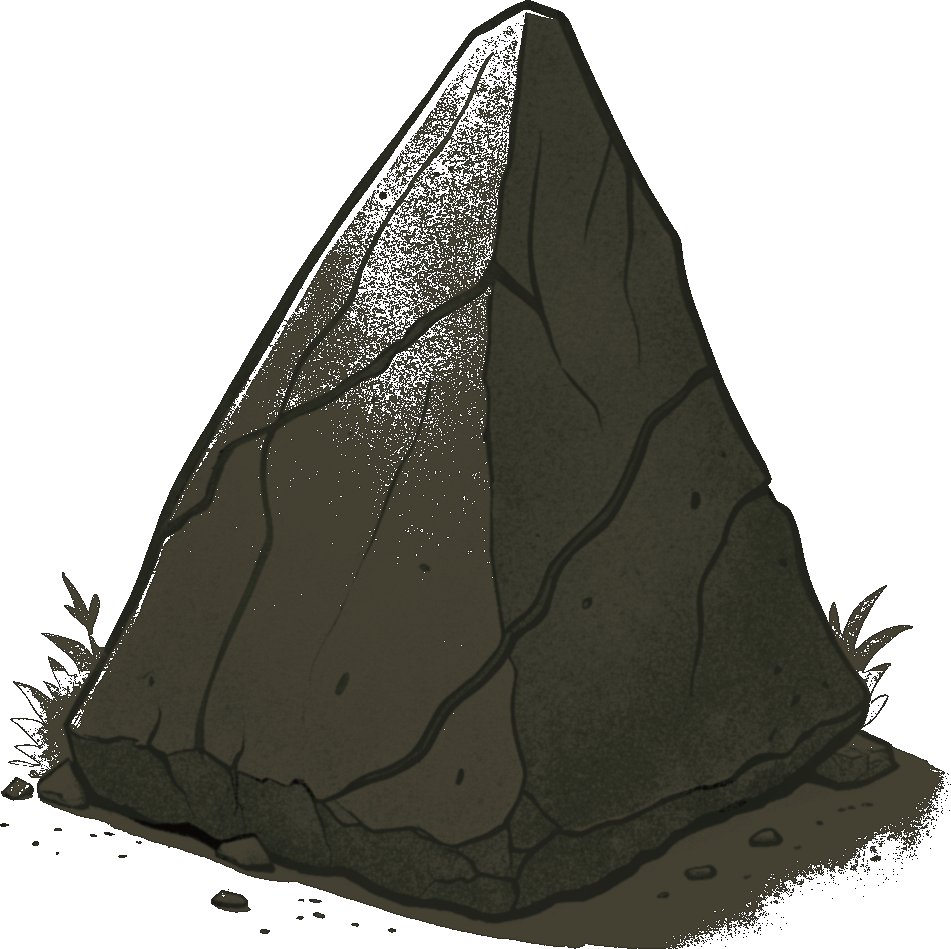
#> input picture assets/images/rocks/rock-bottom.png, 951 x 949 px
$ python derive-rock-variants.py
#> lines starting #> are read from the running program, lines starting #| are printed output that depends on the picture
#!/usr/bin/env python3
"""Derive rock-top / rock-left variants from rock-bottom (same art, no extra AI)."""

from __future__ import annotations

from pathlib import Path

from PIL import Image

ROOT = Path(__file__).resolve().parents[1] / 'assets/images/rocks'
SRC = ROOT / 'rock-bottom.png'


def luminance(r: int, g: int, b: int) -> float:
    return (0.299 * r + 0.587 * g + 0.114 * b) / 255


def is_vegetation(r: int, g: int, b: int) -> bool:
    if r > 200 and g > 200 and b > 180:
        return True
    return g > r + 4 and g > b + 2 and g > 45


def is_ground(r: int, g: int, b: int) -> bool:
    return r > 150 and g > 120 and b > 80 and r > b + 15


def save(img: Image.Image, name: str) -> None:
    bbox = img.getbbox()
    if bbox:
        img = img.crop(bbox)
    out = ROOT / name
    img.save(out, 'PNG', optimize=True)
    print(f'Wrote {out} ({img.size[0]}x{img.size[1]})')


def strip_edge_flora(img: Image.Image, edge: str, ratio: float = 0.1) -> Image.Image:
    px = img.load()
    w, h = img.size
    band = int(h * ratio) if edge in ('top', 'bottom') else int(w * ratio)

    if edge == 'top':
        ys = range(0, band)
    elif edge == 'bottom':
        ys = range(h - band, h)
    else:
        ys = range(h)

    for y in ys:
        for x in range(w):
            r, g, b, a = px[x, y]
            if a == 0:
                continue
            if is_vegetation(r, g, b) or (is_ground(r, g, b) and luminance(r, g, b) > 0.12):
                px[x, y] = (0, 0, 0, 0)

    return img


def make_left(img: Image.Image) -> Image.Image:
    # Point right, base left — attaches to the left wall.
    return img.rotate(-90, expand=True, resample=Image.Resampling.BICUBIC)


def main() -> None:
    base = Image.open(SRC).convert('RGBA')
#> base is the input picture: PIL image 951x949 RGBA; mean R, G, B, A 29.4, 28.7, 22.4, 132.5

    top = base.transpose(Image.Transpose.FLIP_TOP_BOTTOM)
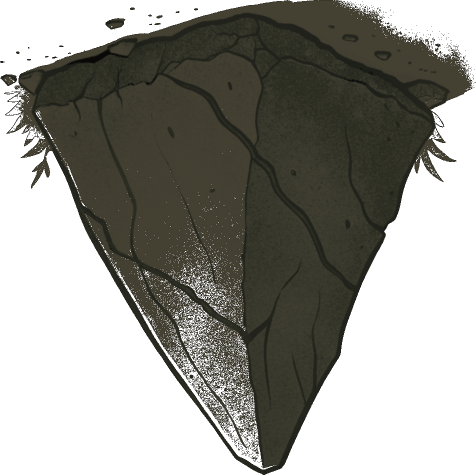
#> top: PIL image 951x949 RGBA (shown at 1/2 size); mean R, G, B, A 29.4, 28.7, 22.4, 132.5; transparent parts drawn white
    top = strip_edge_flora(top, 'top', 0.08)
    save(top, 'rock-top.png')
#> in save, `bbox = img.getbbox()`: bbox = (0, 0, 951, 949)
#| Wrote assets/images/rocks/rock-top.png (951x949)

    save(make_left(base), 'rock-left.png')
#> in make_left, `return img.rotate(-90, expand=True, resample=Image.Resampling.BICUBIC)`:
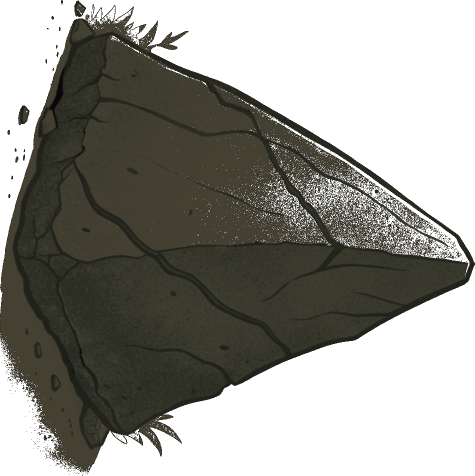
#> returned value: PIL image 949x951 RGBA (shown at 1/2 size); mean R, G, B, A 29.4, 28.7, 22.4, 132.5; transparent parts drawn white
#| Wrote assets/images/rocks/rock-left.png (949x951)
    save(make_left(base).transpose(Image.Transpose.FLIP_TOP_BOTTOM), 'rock-left-2.png')
#> call 3 of save, with name = 'rock-left-2.png'
#> in save (call 3), `img = img.crop(bbox)`:
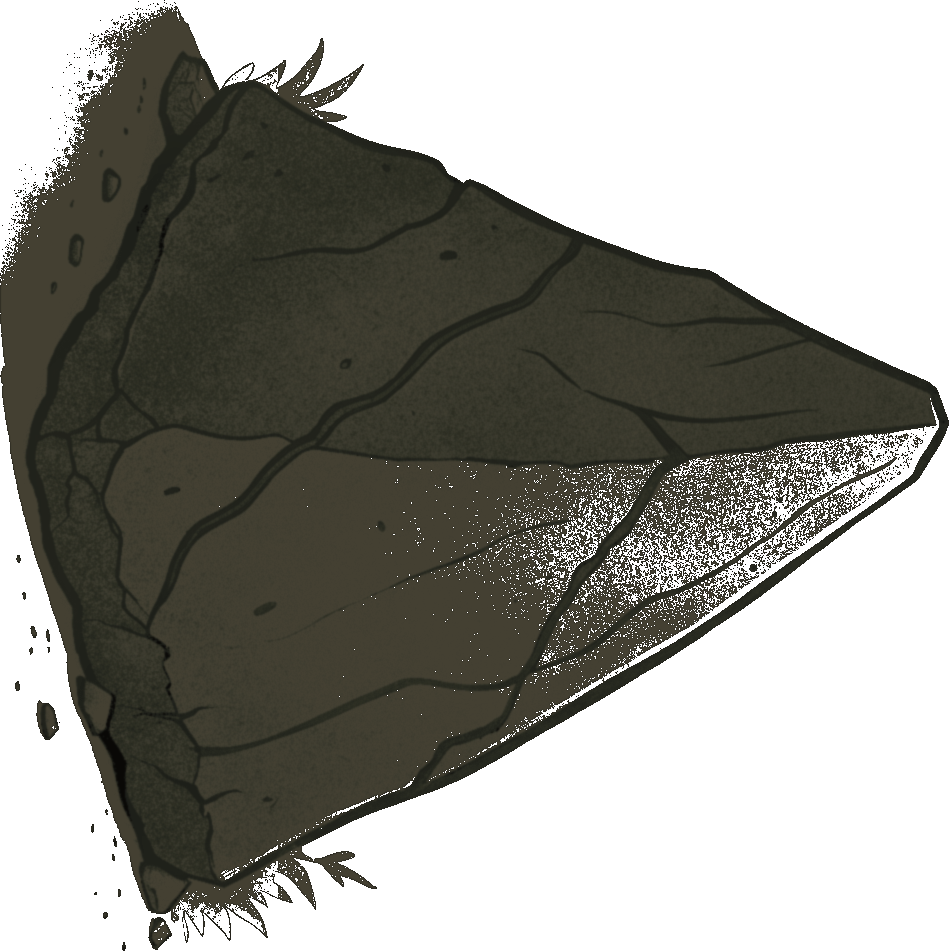
#> img: PIL image 949x951 RGBA; mean R, G, B, A 29.4, 28.7, 22.4, 132.5; transparent parts drawn white
#| Wrote assets/images/rocks/rock-left-2.png (949x951)


if __name__ == '__main__':
    main()

$ run again, with assets/images/rocks/rock-left-2-raw.png copied over assets/images/rocks/rock-bottom.png
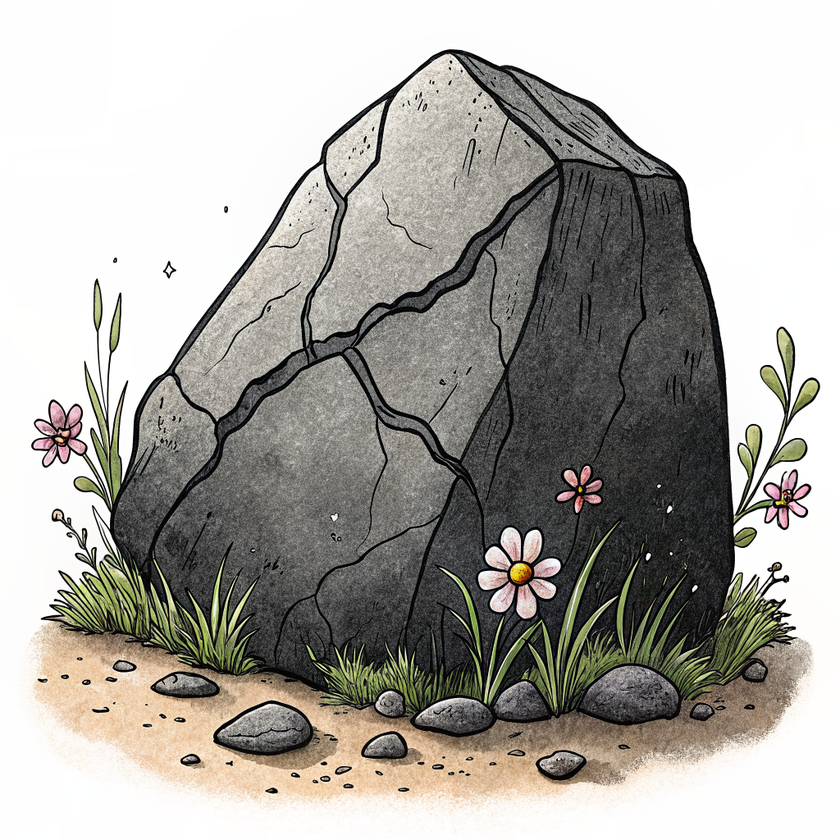
#> input picture assets/images/rocks/rock-left-2-raw.png, 840 x 840 px, shrunk from 1024 x 1024 before the run
#> bbox = (0, 46, 840, 840)
#| Wrote assets/images/rocks/rock-top.png (840x794)
#> in make_left, `return img.rotate(-90, expand=True, resample=Image.Resampling.BICUBIC)`:
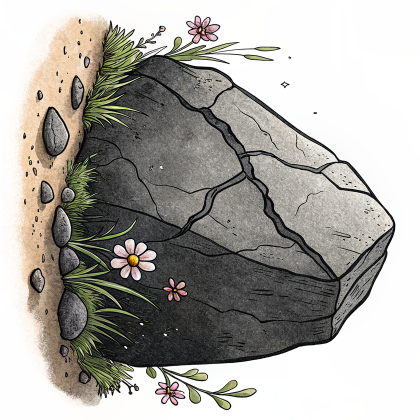
#> returned value: PIL image 840x840 RGBA (shown at 1/2 size); mean R, G, B, A 171.1, 168.5, 163.2, 255
#| Wrote assets/images/rocks/rock-left.png (840x840)
#> in save (call 3), `img = img.crop(bbox)`:
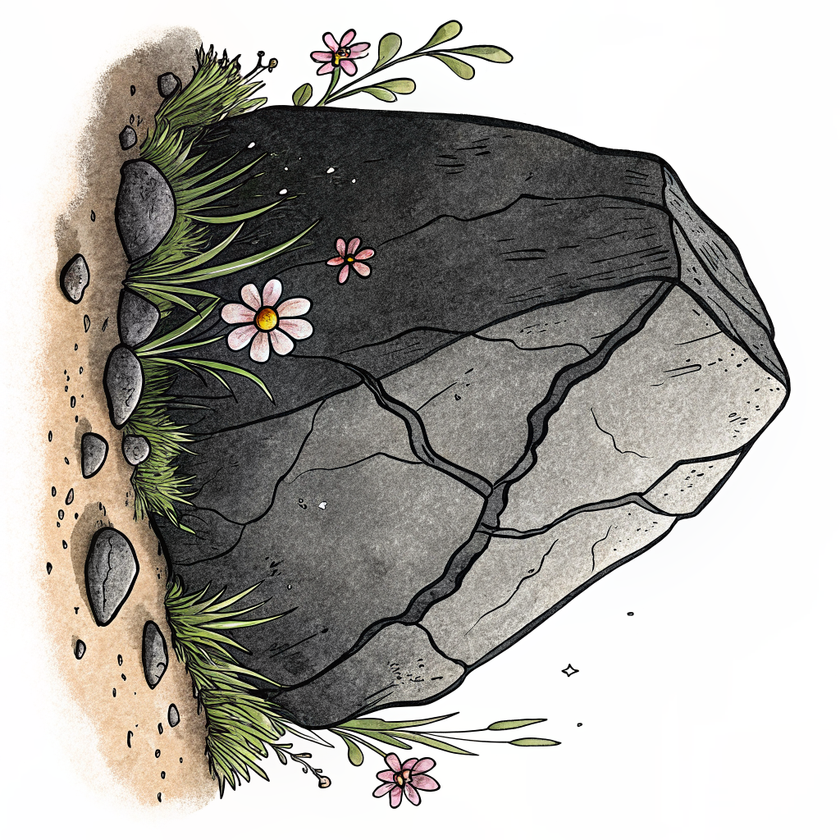
#> img: PIL image 840x840 RGBA; mean R, G, B, A 171.1, 168.5, 163.2, 255
#| Wrote assets/images/rocks/rock-left-2.png (840x840)

$ run again, with assets/images/rocks/rock-left-raw.png copied over assets/images/rocks/rock-bottom.png
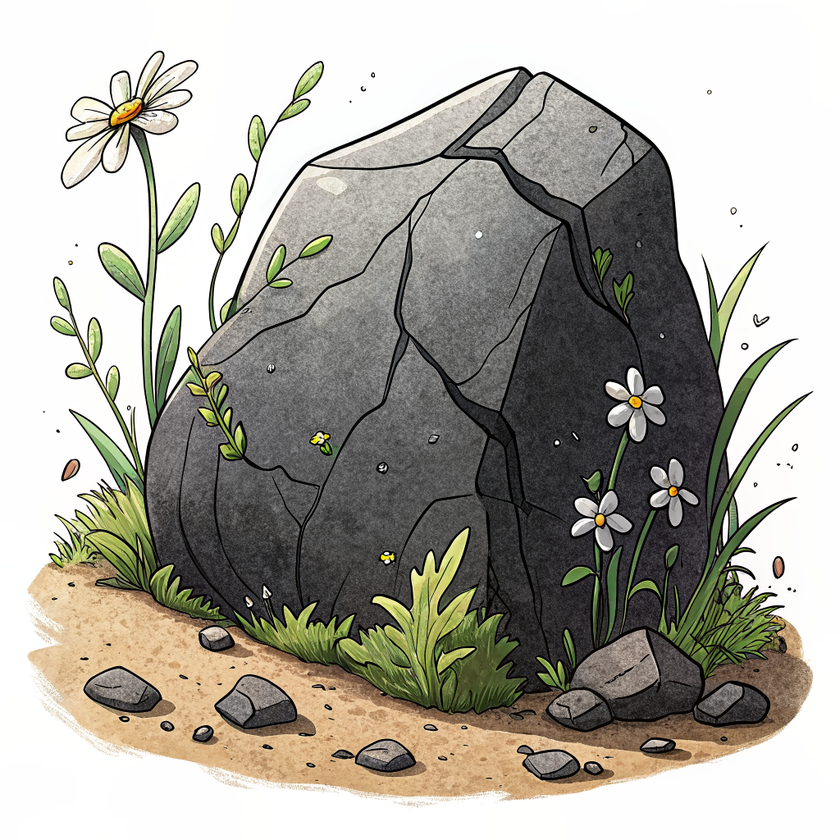
#> input picture assets/images/rocks/rock-left-raw.png, 840 x 840 px, shrunk from 1024 x 1024 before the run
#> bbox = (0, 47, 840, 840)
#| Wrote assets/images/rocks/rock-top.png (840x793)
#> in make_left, `return img.rotate(-90, expand=True, resample=Image.Resampling.BICUBIC)`:
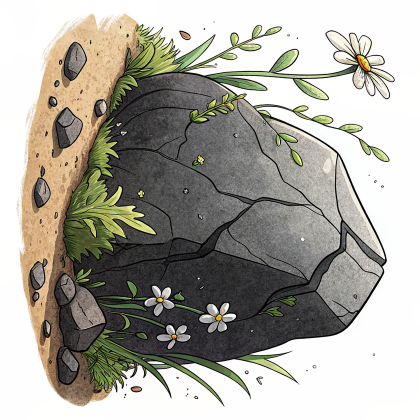
#> returned value: PIL image 840x840 RGBA (shown at 1/2 size); mean R, G, B, A 170.6, 167.8, 158.6, 255
#| Wrote assets/images/rocks/rock-left.png (840x840)
#> in save (call 3), `img = img.crop(bbox)`:
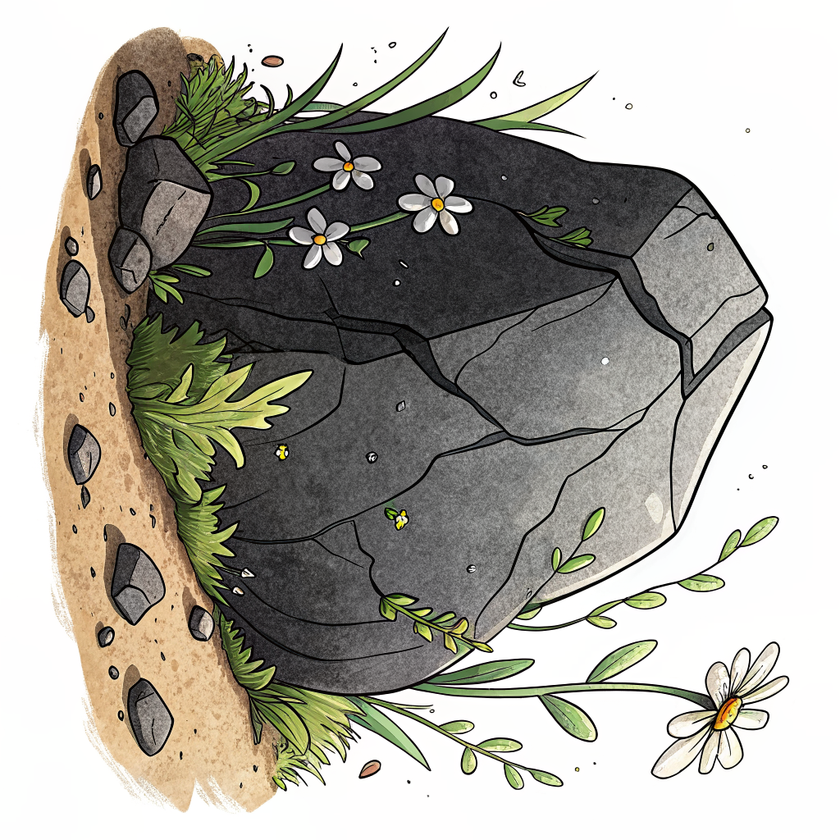
#> img: PIL image 840x840 RGBA; mean R, G, B, A 170.6, 167.8, 158.6, 255
#| Wrote assets/images/rocks/rock-left-2.png (840x840)
